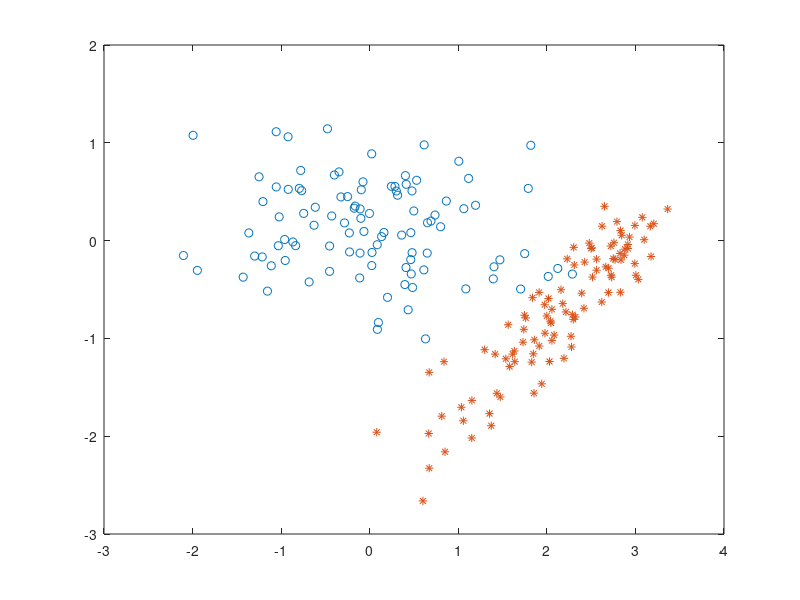

MATLAB code to generate this figure:
clc;
clear;
n=100;
x1=randn(n,1);
y1=.5*randn(n,1);

plot(x1,y1,'o')
hold on;

x2=randn(n,1)+1;
y2=0.2*randn(n,1)-2;

theta=pi/4;
A=[cos(theta) -sin(theta); sin(theta) cos(theta)]; % rotation matrix

% rotation_matrix * a_point ==> rotated_point
for i=1:n;
    % rotating each point of x2 and y2 by theta amount
    rotated_points(1:2,i)=A*[x2(i);y2(i)];   
end

plot(rotated_points(1,:),rotated_points(2,:),'*');
% hold off;